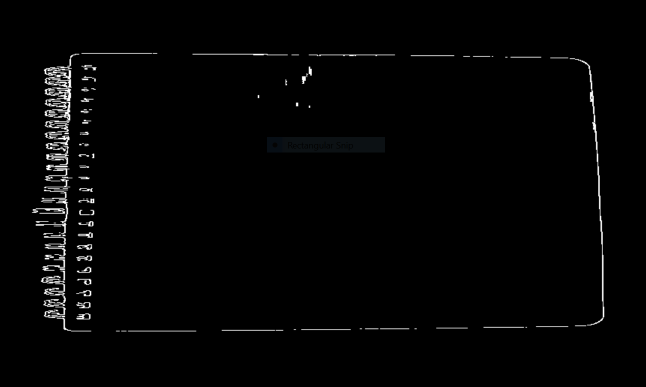
#> input picture Edge detection/edgepic.PNG, 1292 x 774 px, given in place of the camera (shown at 1/2 size)
$ python bestremovebackground.py
#> lines starting #> are read from the running program, lines starting #| are printed output that depends on the picture
import cv2
import numpy as np# Importing the necessary libraries

cap = cv2.VideoCapture(0)

panel = np.zeros([100, 700], np.uint8)
cv2.namedWindow('panel') # A named windoiw for the panel

def nothing(x):
    pass

cv2.createTrackbar('L - h', 'panel', 0, 179, nothing)
cv2.createTrackbar('U - h', 'panel', 179, 179, nothing)# Creating Trackbars for H, S, V values

cv2.createTrackbar('L - s', 'panel', 0, 255, nothing)
cv2.createTrackbar('U - s', 'panel', 255, 255, nothing)# Creating Trackbars for H, S, V values

cv2.createTrackbar('L - v', 'panel', 0, 255, nothing)
cv2.createTrackbar('U - v', 'panel', 255, 255, nothing)# Creating Trackbars for H, S, V values

cv2.createTrackbar('S ROWS', 'panel', 0, 480, nothing)
cv2.createTrackbar('E ROWS', 'panel', 480, 480, nothing)
cv2.createTrackbar('S COL', 'panel', 0, 640, nothing)
cv2.createTrackbar('E COL', 'panel', 640, 640, nothing) # Creating Trackbars to adjust the size of the window


while True:
    _, frame = cap.read()
#> frame is the input picture: shape (774, 1292, 3); mean B, G, R 4, 3.9, 3.9

    s_r = cv2.getTrackbarPos('S ROWS', 'panel')# Getting the values of the current location of the trackbar
    e_r = cv2.getTrackbarPos('E ROWS', 'panel')# Getting the values of the current location of the trackbar
    s_c = cv2.getTrackbarPos('S COL', 'panel')# Getting the values of the current location of the trackbar
    e_c = cv2.getTrackbarPos('E COL', 'panel')# Getting the values of the current location of the trackbar

    roi = frame[s_r: e_r, s_c: e_c]
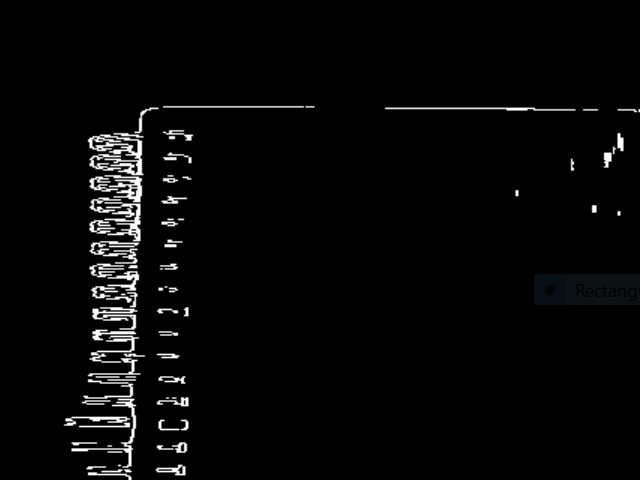
#> roi: shape (480, 640, 3); mean B, G, R 7.1, 7.1, 7

    hsv = cv2.cvtColor(roi, cv2.COLOR_BGR2HSV)
#> hsv: shape (480, 640, 3); mean H, S, V 1, 1.3, 7.1

    l_h = cv2.getTrackbarPos('L - h', 'panel')# Getting the values of the current location of the trackbar
    u_h = cv2.getTrackbarPos('U - h', 'panel')# Getting the values of the current location of the trackbar
    l_s = cv2.getTrackbarPos('L - s', 'panel')# Getting the values of the current location of the trackbar
    u_s = cv2.getTrackbarPos('U - s', 'panel')# Getting the values of the current location of the trackbar
    l_v = cv2.getTrackbarPos('L - v', 'panel')# Getting the values of the current location of the trackbar
    u_v = cv2.getTrackbarPos('U - v', 'panel')# Getting the values of the current location of the trackbar

    lower_green = np.array([l_h, l_s, l_v])#Applying the trackbar values
    upper_green = np.array([u_h, u_s, u_v])

    mask = cv2.inRange(hsv, lower_green, upper_green)
#> mask: shape (480, 640); every value is 255
    mask_inv = cv2.bitwise_not(mask)
#> mask_inv: shape (480, 640); every value is 0

    bg = cv2.bitwise_and(roi, roi, mask=mask)
    fg = cv2.bitwise_and(roi, roi, mask=mask_inv)# Masking the values
#> fg: shape (480, 640, 3); every value is 0

    cv2.imshow('bg', cv2.medianBlur(bg, 15))
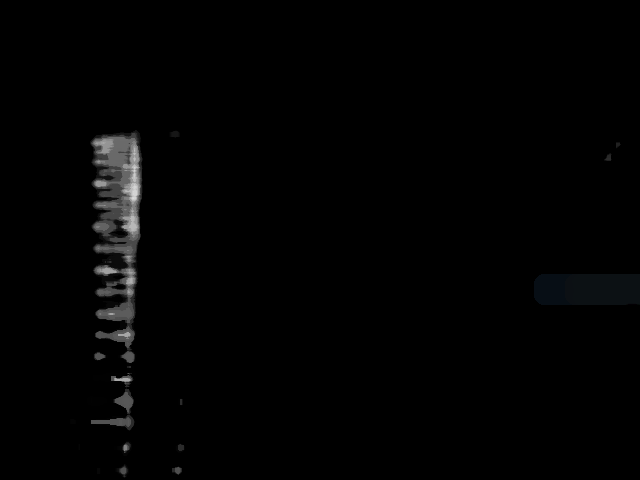
#> window 'bg': shape (480, 640, 3); mean B, G, R 2.7, 2.6, 2.6
    cv2.imshow('fg', fg)# Displaying the frame

    cv2.imshow('panel', panel)

    k = cv2.waitKey(30) & 0xFF
#> (key Esc is pressed here)
    if k == 27: # Pressing ESC closes the tab
        break

cap.release()
cv2.destroyAllWindows()
